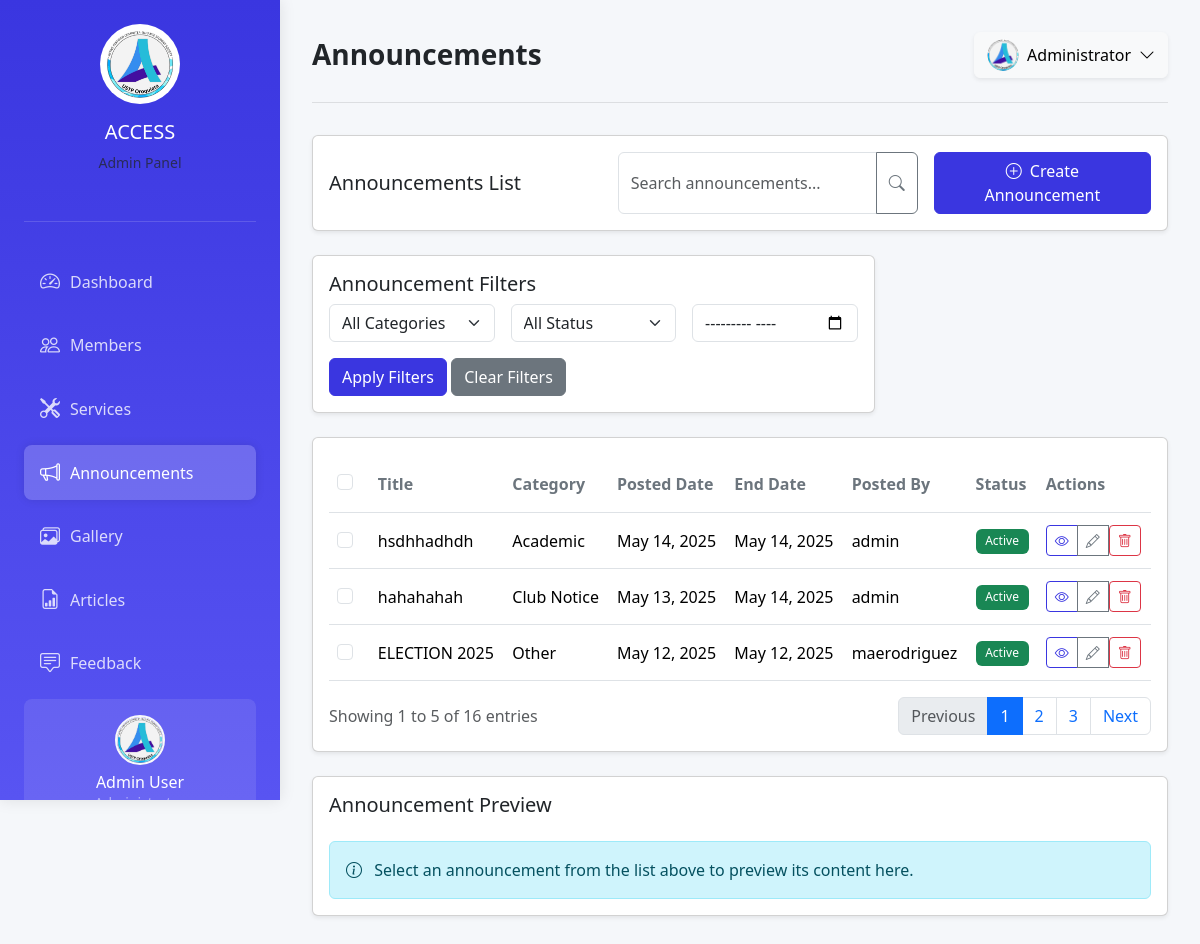
/mae-admin-part/announcements.php (signed in), run on the app's committed database.
### tables this page shows
CREATE TABLE `announcements` (
  `id` int(11) NOT NULL,
  `title` varchar(255) NOT NULL,
  `category` varchar(50) NOT NULL,
  `content` text NOT NULL,
  `start_date` date NOT NULL,
  `end_date` date NOT NULL,
  `priority` varchar(20) NOT NULL,
  `status` varchar(20) NOT NULL,
  `posted_by` int(11) NOT NULL,
  `created_at` timestamp NOT NULL DEFAULT current_timestamp(),
  `updated_at` timestamp NOT NULL DEFAULT current_timestamp() ON UPDATE current_timestamp()
);

CREATE TABLE `users` (
  `id` int(11) NOT NULL,
  `username` varchar(50) NOT NULL,
  `password` varchar(255) NOT NULL,
  `created_at` timestamp NOT NULL DEFAULT current_timestamp()
);

### mae-admin-part/announcements.php (the view, shortened to what this page needs)
<?php
require_once 'config.php';
$search = isset($_GET['search']) ? $_GET['search'] : '';
$month = isset($_GET['month']) ? $_GET['month'] : '';
$query = "SELECT a.*, u.username as posted_by_name
          FROM announcements a
          LEFT JOIN users u ON a.posted_by = u.id
          WHERE 1=1";
$params = [];
$query .= " ORDER BY a.start_date DESC";
$stmt = $pdo->prepare($query);
$stmt->execute($params);
$announcements = $stmt->fetchAll(PDO::FETCH_ASSOC);
?>
<!DOCTYPE html>
<html lang="en">
<head>
  <link href="https://cdn.jsdelivr.net/npm/bootstrap@5.3.2/dist/css/bootstrap.min.css" rel="stylesheet">
  <link rel="stylesheet" href="https://cdn.jsdelivr.net/npm/bootstrap-icons@1.11.1/font/bootstrap-icons.css">
  <link rel="stylesheet" href="styles.css">
</head>
<body>
  <aside class="sidebar">
    <div class="logo-container">
      <img src="ACCESS.jpg" alt="ACCESS Organization Logo" class="logo">
      <h5 class="mt-3 text-white">ACCESS</h5>
      <p class="text-muted small">Admin Panel</p>
    </div>
    <nav class="nav flex-column mb-auto">
      <a href="index.php" class="nav-link">
        <i class="bi bi-speedometer2"></i> <span>Dashboard</span>
      </a>
      <a href="members.php" class="nav-link">
        <i class="bi bi-people"></i> <span>Members</span>
      </a>
      <a href="services.php" class="nav-link ">
        <i class="bi bi-tools"></i> <span>Services</span>
      </a>
      <a href="announcements.php" class="nav-link active">
        <i class="bi bi-megaphone"></i> <span>Announcements</span>
      </a>
      <a href="gallery.php" class="nav-link">
        <i class="bi bi-images"></i> <span>Gallery</span>
      </a>
      <a href="reports.php" class="nav-link">
        <i class="bi bi-file-earmark-bar-graph"></i> <span>Articles</span>
      </a>
      <a href="feedback.php" class="nav-link">
        <i class="bi bi-chat-square-text"></i> <span>Feedback</span>
      </a>
    </nav>
    <div class="user-container">
      <img src="ACCESS.jpg" alt="Admin User" class="user-image">
      <h6 class="mb-0 text-white">Admin User</h6>
      <small class="text-white-50">Administrator</small>
    </div>
  </aside>
  <main class="main-content">
    <header class="page-header d-flex justify-content-between align-items-center">
      <h1 class="h3 mb-0">Announcements</h1>
        <div class="dropdown">
          <button class="btn btn-light d-flex align-items-center shadow-sm" type="button" data-bs-toggle="dropdown" aria-expanded="false">
            <img src="ACCESS.jpg" alt="Admin" class="rounded-circle me-2" width="32" height="32">
            <span>Administrator</span>
            <i class="bi bi-chevron-down ms-2"></i>
          </button>
        </div>
    </header>
    <div class="container-fluid px-0">
      <div class="row mb-4">
        <div class="col-12">
          <div class="card shadow-sm">
            <div class="card-body d-flex justify-content-between align-items-center">
              <h5 class="card-title mb-0">Announcements List</h5>
              <div class="d-flex">
                <form class="input-group me-3" style="max-width: 300px;" method="GET">
                  <input type="text" class="form-control" name="search" placeholder="Search announcements..." value="<?php echo htmlspecialchars($search); ?>">
                  <button class="btn btn-outline-secondary" type="submit">
                    <i class="bi bi-search"></i>
                  </button>
                </form>
                <button class="btn btn-primary" data-bs-toggle="modal" data-bs-target="#addAnnouncementModal">
                  <i class="bi bi-plus-circle me-1"></i> Create Announcement
                </button>
              </div>
            </div>
          </div>
        </div>
      </div>
      <div class="row mb-4">
        <div class="col-lg-8">
          <div class="card shadow-sm">
            <div class="card-body">
              <h5 class="card-title">Announcement Filters</h5>
              <form method="GET" class="row g-3">
                <div class="col-md-4">
                  <select class="form-select" name="category">
                    <option value="">All Categories</option>
                  </select>
                </div>
                <div class="col-md-4">
                  <select class="form-select" name="status">
                    <option value="">All Status</option>
                  </select>
                </div>
                <div class="col-md-4">
                  <input type="month" class="form-control" name="month" value="<?php echo htmlspecialchars($month); ?>">
                </div>
                <div class="col-12">
                  <button type="submit" class="btn btn-primary">Apply Filters</button>
                  <a href="announcements.php" class="btn btn-secondary">Clear Filters</a>
                </div>
              </form>
            </div>
          </div>
        </div>
      </div>
      <div class="row mb-4">
        <div class="col-12">
          <div class="card shadow-sm">
            <div class="card-body">
              <div class="table-responsive">
                <table class="table table-hover align-middle">
                  <thead>
                    <tr>
                      <th>
                        <div class="form-check">
                          <input class="form-check-input" type="checkbox" id="selectAll">
                        </div>
                      </th>
                      <th>Title</th>
                      <th>Category</th>
                      <th>Posted Date</th>
                      <th>End Date</th>
                      <th>Posted By</th>
                      <th>Status</th>
                      <th>Actions</th>
                    </tr>
                  </thead>
                  <tbody>
                    <?php foreach ($announcements as $announcement): ?>
                    <tr>
                      <td>
                        <div class="form-check">
                          <input class="form-check-input" type="checkbox" value="<?php echo $announcement['id']; ?>">
                        </div>
                      </td>
                      <td><?php echo htmlspecialchars($announcement['title']); ?></td>
                      <td><?php echo htmlspecialchars($announcement['category']); ?></td>
                      <td><?php echo date('M d, Y', strtotime($announcement['start_date'])); ?></td>
                      <td><?php echo date('M d, Y', strtotime($announcement['end_date'])); ?></td>
                      <td><?php echo htmlspecialchars($announcement['posted_by_name']); ?></td>
                      <td>
                        <span class="badge bg-<?php
                          echo match($announcement['status']) {
                            'Active' => 'success',
                            'Pending' => 'warning',
                            'Closed' => 'secondary',
                            'Draft' => 'info',
                            default => 'primary'
                          };
                        ?>">
                          <?php echo htmlspecialchars($announcement['status']); ?>
                        </span>
                      </td>
                      <td>
                        <div class="btn-group">
                          <button type="button" class="btn btn-sm btn-outline-primary" onclick="viewAnnouncement(<?php echo $announcement['id']; ?>)">
                            <i class="bi bi-eye"></i>
                          </button>
                          <button type="button" class="btn btn-sm btn-outline-secondary" onclick="editAnnouncement(<?php echo $announcement['id']; ?>)">
                            <i class="bi bi-pencil"></i>
                          </button>
                          <form method="POST" class="d-inline" onsubmit="return confirm('Are you sure you want to delete this announcement?');">
                            <button type="submit" class="btn btn-sm btn-outline-danger">
                              <i class="bi bi-trash"></i>
                            </button>
                          </form>
                        </div>
                      </td>
                    </tr>
                    <?php endforeach; ?>
                  </tbody>
                </table>
              </div>
              <div class="d-flex justify-content-between align-items-center mt-3">
                <div>
                  <span class="text-muted">Showing 1 to 5 of 16 entries</span>
                </div>
                <nav>
                  <ul class="pagination mb-0">
                    <li class="page-item disabled">
                      <a class="page-link" href="#" tabindex="-1" aria-disabled="true">Previous</a>
                    </li>
                    <li class="page-item active"><a class="page-link" href="#">1</a></li>
                    <li class="page-item"><a class="page-link" href="#">2</a></li>
                    <li class="page-item"><a class="page-link" href="#">3</a></li>
                    <li class="page-item">
                      <a class="page-link" href="#">Next</a>
                    </li>
                  </ul>
                </nav>
              </div>
            </div>
          </div>
        </div>
      </div>
      <div class="row mb-4">
        <div class="col-12">
          <div class="card shadow-sm">
            <div class="card-body">
              <h5 class="card-title mb-4">Announcement Preview</h5>
              <div class="alert alert-info mb-0">
                <i class="bi bi-info-circle me-2"></i> Select an announcement from the list above to preview its content here.
              </div>
            </div>
          </div>
        </div>
      </div>
    </div>
  </main>
</body>
</html>

### mae-admin-part/styles.css (style rules this page uses)
:root { --primary: #3a36e0; --secondary: #6c757d; --success: #28a745; --warning: #ffc107; --danger: #dc3545; --info: #17a2b8; --light: #f8f9fa; --dark: #212529; --sidebar-width: 280px; --header-height: 70px; --body-bg: #f5f7fa; }
body { background-color: var(--body-bg); font-family: 'Segoe UI', Tahoma, Geneva, Verdana, sans-serif; overflow-x: hidden; }
.sidebar { width: var(--sidebar-width); height: 100vh; position: fixed; left: 0; top: 0; background: linear-gradient(180deg, #3a36e0 0%, #5854f2 100%); color: white; padding: 1.5rem; z-index: 1000; box-shadow: 0 0 15px rgba(0, 0, 0, 0.1); transition: all 0.3s ease; overflow-y: auto; scrollbar-width: thin; }
.sidebar .logo-container { display: flex; flex-direction: column; align-items: center; padding-bottom: 2rem; margin-bottom: 2rem; border-bottom: 1px solid rgba(255, 255, 255, 0.15); }
.sidebar .logo { height: 80px; width: 80px; object-fit: cover; border-radius: 50%; border: 3px solid rgba(255, 255, 255, 0.2); padding: 3px; background-color: white; }
.sidebar .nav-link { color: rgba(255, 255, 255, 0.8); padding: 0.8rem 1rem; font-weight: 500; border-radius: 8px; transition: all 0.2s ease; margin-bottom: 0.5rem; display: flex; align-items: center; }
.sidebar .nav-link.active { background-color: rgba(255, 255, 255, 0.2); color: white; box-shadow: 0 0 10px rgba(0, 0, 0, 0.1); }
.sidebar .nav-link i { margin-right: 10px; font-size: 1.25rem; }
.sidebar .user-container { margin-top: auto; padding: 1rem; background-color: rgba(255, 255, 255, 0.1); border-radius: 8px; display: flex; flex-direction: column; align-items: center; }
.sidebar .user-image { width: 50px; height: 50px; border-radius: 50%; object-fit: cover; margin-bottom: 0.5rem; border: 2px solid var(--light); }
.main-content { margin-left: var(--sidebar-width); padding: 2rem; min-height: 100vh; transition: all 0.3s ease; }
.page-header { padding-bottom: 1.5rem; margin-bottom: 2rem; border-bottom: 1px solid rgba(0, 0, 0, 0.1); }
.page-header h1 { font-weight: 700; color: var(--dark); }
.table { margin-bottom: 0; }
.table th { border-top: none; font-weight: 600; color: var(--secondary); padding-top: 1rem; padding-bottom: 1rem; }
.table td { vertical-align: middle; padding-top: 0.75rem; padding-bottom: 0.75rem; }
.btn-primary { background-color: var(--primary); border-color: var(--primary); }
.btn-outline-primary { color: var(--primary); border-color: var(--primary); }
.badge { padding: 0.4rem 0.6rem; font-weight: 500; }

### data on the page
announcements: title "hsdhhadhdh", category "Academic", start_date "May 14, 2025", end_date "May 14, 2025", posted_by.username "admin", status "Active"
announcements: title "hahahahah", category "Club Notice", start_date "May 13, 2025", end_date "May 14, 2025", posted_by.username "admin", status "Active"
announcements: title "ELECTION 2025", category "Other", start_date "May 12, 2025", end_date "May 12, 2025", posted_by.username "maerodriguez", status "Active"
